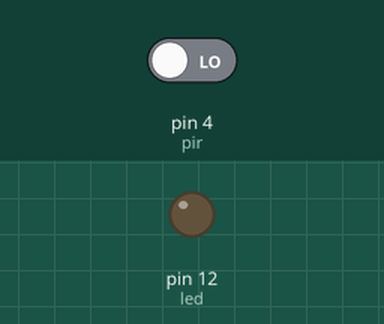
This sketch was run on a simulated Arduino Uno, built with avr-gcc and run on an emulated ATmega328P. Parts: output pins drawn as LEDs (lit = HIGH). Inputs (shaded band) come from the test bench; at power-on: pin 4 (pir) LOW. What the sketch prints to the serial monitor is not drawn.

Above: at 1.2 s.
1.3 s: pin 4 (pir) driven HIGH
At 2.1 s:
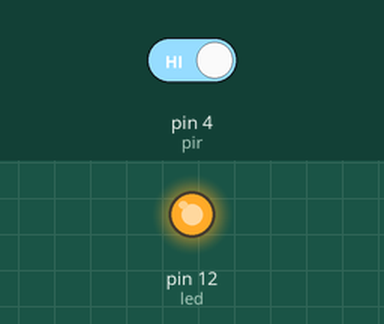
2.8 s: pin 4 (pir) driven LOW
At 3.3 s:
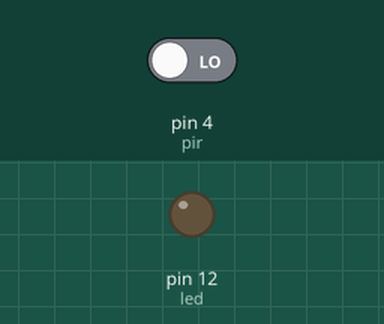
Timing chart, 0 to 5.8 s (numbered marks = the images above; inputs shaded):
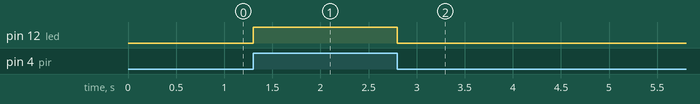

Measured:
- after the input at 1.3 s, pin 12 (led): LOW → HIGH at once
- after the input at 2.8 s, pin 12 (led): HIGH → LOW at once

The sketch:

3._pir_sensor.ino
```cpp
// PIR Sensor Controll

int pir =4 ;
int led = 12;
int state;

void setup() {
  Serial.begin(9600);
  pinMode(pir,INPUT);
  pinMode(led, OUTPUT);

}

void loop() {
  state = digitalRead(pir);
  digitalWrite(led, state);

  Serial.print(state);
}
```
